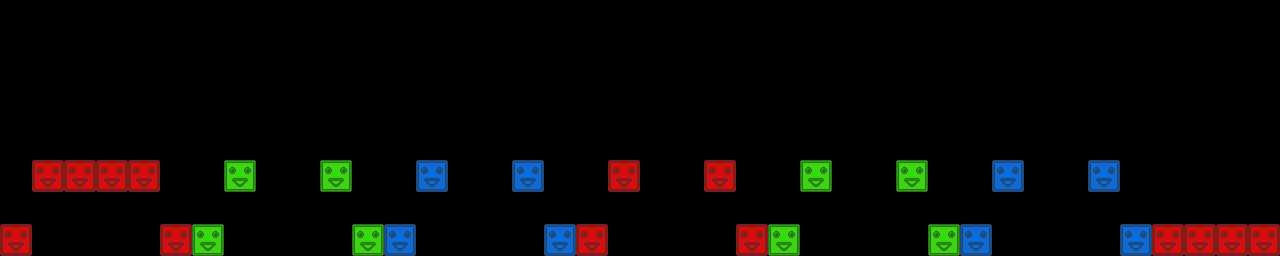

Below is a game level as drawn by its tile map, then a one-line description and the .tmx that defines it (tile-layer data replaced by summaries):
An orthogonal 40x8 tile map with 32x32 px tiles, 3 tile layers (red, green, blue) and 6 objects.

<map version="1.0" orientation="orthogonal" renderorder="right-down" width="40" height="8" tilewidth="32" tileheight="32">
 <tileset firstgid="1" name="blocks" tilewidth="32" tileheight="32">
  <image source="blocks.png" width="96" height="32" />
 </tileset>
 <layer name="red" width="40" height="8">
  <data>[320 cells, 14 non-empty, 1 distinct tile ids]</data>
 </layer>
 <layer name="green" width="40" height="8">
  <data>[320 cells, 8 non-empty, 1 distinct tile ids]</data>
 </layer>
 <layer name="blue" width="40" height="8">
  <data>[320 cells, 8 non-empty, 1 distinct tile ids]</data>
 </layer>
 <objectgroup name="crystals">
  <object x="192" y="192">
   <ellipse />
  </object>
  <object x="386" y="191">
   <ellipse />
  </object>
  <object x="577" y="191">
   <ellipse />
  </object>
  <object x="770" y="191">
   <ellipse />
  </object>
  <object x="962" y="191">
   <ellipse />
  </object>
  <object x="1202" y="189">
   <ellipse />
  </object>
 </objectgroup>
</map>
